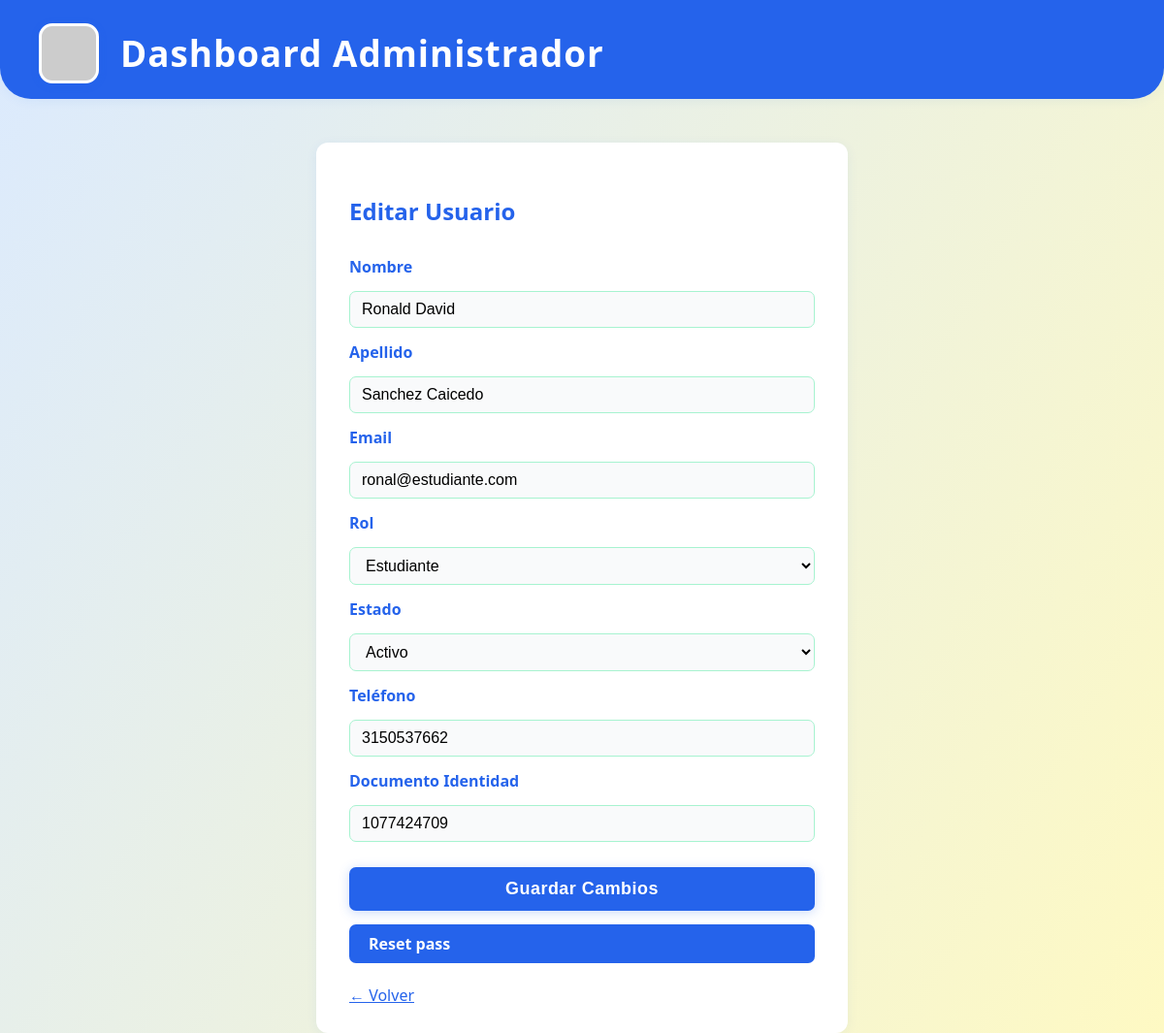
Screenshot of /colegio-dashboard/admin_usuario_editar.php?id=1 (signed in) with the database file from the repository.
### tables this page shows
CREATE TABLE `usuarios` (
  `id_usuario` int(11) NOT NULL,
  `nombre` varchar(100) NOT NULL,
  `apellido` varchar(100) NOT NULL,
  `documento_identidad` varchar(50) NOT NULL,
  `tipo_usuario` enum('estudiante','docente','admin') NOT NULL,
  `email` varchar(255) NOT NULL,
  `telefono` varchar(20) DEFAULT NULL,
  `direccion` varchar(255) DEFAULT NULL,
  `estado` enum('activo','inactivo') NOT NULL,
  `fecha_registro` timestamp NOT NULL DEFAULT current_timestamp(),
  `password` varchar(255) NOT NULL
);

### colegio-dashboard/admin_usuario_editar.php (the view, shortened to what this page needs)
<?php
require_once 'includes/db.php';
$id_usuario = intval($_GET['id']);
$stmt = $conn->prepare("SELECT id_usuario, nombre, apellido, email, tipo_usuario, estado, telefono, documento_identidad FROM usuarios WHERE id_usuario=?");
$stmt->bind_param("i", $id_usuario);
$stmt->execute();
$res = $stmt->get_result();
$usuario = $res->fetch_assoc();
?>
<!DOCTYPE html>
<html lang="es">
<head>
    <link rel="stylesheet" href="assets/dashboard.css"/>
</head>
<body>
    <?php include 'header_dashboard_d.php'; ?>
    <form class="edit-form" method="post">
        <h2>Editar Usuario</h2>
        <label>Nombre</label>
        <input type="text" name="nombre" maxlength="100" required value="<?php echo htmlspecialchars($usuario['nombre']); ?>">
        <label>Apellido</label>
        <input type="text" name="apellido" maxlength="100" required value="<?php echo htmlspecialchars($usuario['apellido']); ?>">
        <label>Email</label>
        <input type="email" name="email" maxlength="255" required value="<?php echo htmlspecialchars($usuario['email']); ?>">
        <label>Rol</label>
        <select name="tipo_usuario" required>
            <option value="estudiante" <?php if($usuario['tipo_usuario']=='estudiante') echo 'selected'; ?>>Estudiante</option>
        </select>
        <label>Estado</label>
        <select name="estado" required>
            <option value="activo" <?php if($usuario['estado']=='activo') echo 'selected'; ?>>Activo</option>
        </select>
        <label>Teléfono</label>
        <input type="text" name="telefono" maxlength="20" required value="<?php echo htmlspecialchars($usuario['telefono']); ?>">
        <label>Documento Identidad</label>
        <input type="text" name="documento_identidad" maxlength="30" required value="<?php echo htmlspecialchars($usuario['documento_identidad']); ?>">
        <button type="submit">Guardar Cambios</button>
        <a href="admin_usuario_resetpass.php?id=<?php echo $u['id_usuario']; ?>" class="resetpass" style="background:#2563eb;color:#fff;padding:9px 20px;border-radius:7px;font-weight:700;text-decoration:none;" title="Resetear contraseña">Reset pass</a>
        <a href="admin_usuarios.php" style="color:#2563eb;margin-top:8px;display:inline-block;">&larr; Volver</a>
    </form>
</body>
</html>

### colegio-dashboard/assets/dashboard.css (style rules this page uses)
body { background: linear-gradient(120deg, #dbeafe 0%, #fef9c3 100%); font-family: 'Segoe UI', 'Nunito', Arial, sans-serif; margin: 0; padding: 0; min-height: 100vh; }
h1, h2 { color: #2563eb; margin-bottom: 16px; font-weight: 800; font-family: 'Segoe UI', 'Nunito', Arial, sans-serif; }
input, select { padding: 10px; border: 1.5px solid #a7f3d0; border-radius: 8px; font-size: 15px; outline: none; background: #f9fafb; transition: border-color 0.2s, box-shadow 0.2s; }
button { background: linear-gradient(90deg, #38bdf8 10%, #2563eb 90%); color: #fff; border: none; padding: 10px 18px; border-radius: 8px; font-size: 15px; font-weight: 700; cursor: pointer; margin-top: 0; letter-spacing: 0.5px; transition: background 0.17s, box-shadow 0.17s; box-shadow: 0 2px 12px #2563eb3a; }

### colegio-dashboard/admin_usuario_editar.php (style rules this page uses)
.edit-form { background: #fff; border-radius: 12px; box-shadow: 0 2px 12px #2563eb10; max-width: 480px; margin: 45px auto 0 auto; padding: 34px 34px 28px 34px; display: flex; flex-direction: column; gap: 14px; }
.edit-form input, .edit-form select { border-radius: 7px; border: 1.5px solid #a7f3d0; padding: 9px 12px; font-size: 16px; background: #f9fafb; }
.edit-form label { font-weight: bold; color: #2563eb; }
.edit-form button { background: #2563eb; color: #fff; font-weight: 700; border: none; border-radius: 7px; padding: 12px; font-size: 1.12em; margin-top: 12px; cursor: pointer; }

### rows the page displays
usuarios: nombre "Ronald David", apellido "Sanchez Caicedo", email "ronal@estudiante.com", tipo_usuario "Estudiante", estado "Activo", telefono "3150537662", documento_identidad "1077424709"
